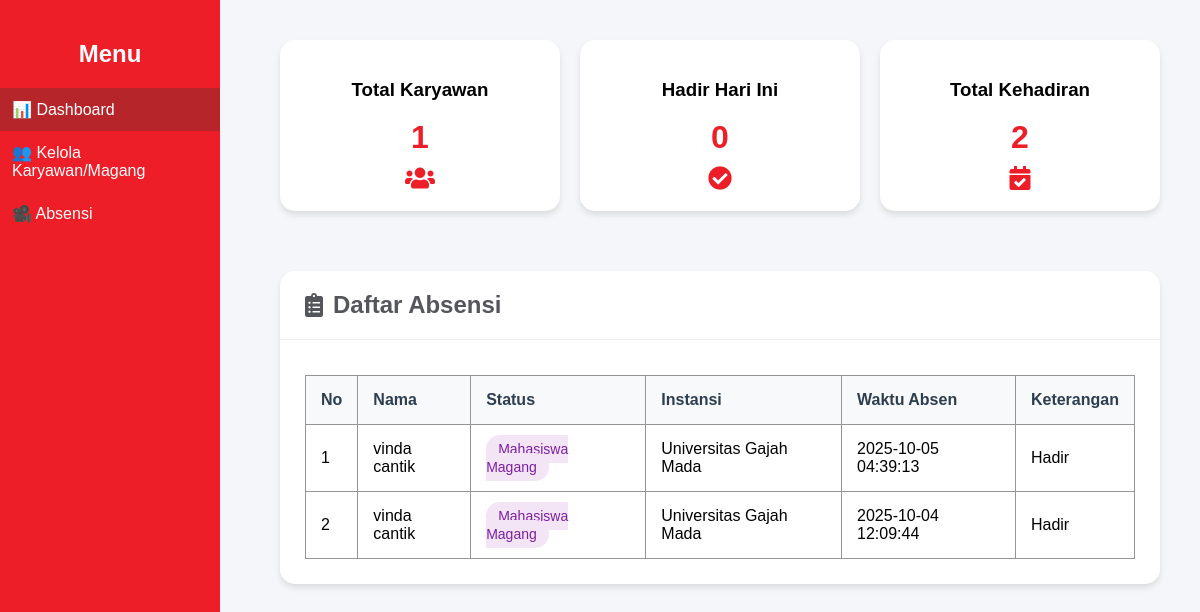
/dashboard, run on the app's committed database.
### tables this page shows
CREATE TABLE absensi (
        id INTEGER PRIMARY KEY AUTOINCREMENT,
        karyawan_id INTEGER,
        waktu TIMESTAMP DEFAULT CURRENT_TIMESTAMP,
        keterangan TEXT,
        FOREIGN KEY (karyawan_id) REFERENCES karyawan (id)
    );

CREATE TABLE karyawan (
        id INTEGER PRIMARY KEY AUTOINCREMENT,
        nama TEXT NOT NULL,
        status TEXT NOT NULL, -- Karyawan / Magang
        instansi TEXT,
        encoding TEXT
    );

### app.py (the view)
@app.route("/dashboard")
def dashboard():
    today = date.today()
    total_karyawan = len(get_karyawan())
    absensi = get_absensi()
    hadir_hari_ini = sum(1 for a in absensi if a[4].split()[0] == str(today))
    total_kehadiran = len(absensi)
    return render_template(
        "dashboard.html",
        absensi=absensi,
        total_karyawan=total_karyawan,
        hadir_hari_ini=hadir_hari_ini,
        total_kehadiran=total_kehadiran
    )

### model.py (called while the page is built)
def get_conn():
    return sqlite3.connect(DB_NAME)

def get_karyawan():
    conn = get_conn()
    c = conn.cursor()
    c.execute("SELECT * FROM karyawan")
    data = c.fetchall()
    conn.close()
    return data

def get_absensi():
    conn = get_conn()
    c = conn.cursor()
    c.execute("""
    SELECT absensi.id, karyawan.nama, karyawan.status, karyawan.instansi, absensi.waktu, absensi.keterangan
    FROM absensi
    JOIN karyawan ON absensi.karyawan_id = karyawan.id
    ORDER BY absensi.waktu DESC
    """)
    data = c.fetchall()
    conn.close()
    return data

### templates/dashboard.html (shortened to what this page needs)
{% extends "base.html" %}
{% block content %}
<div class="dashboard-container">
    <div class="overview-cards">
        <div class="card">
            <h3>Total Karyawan</h3>
            <div class="number">{{ total_karyawan }}</div>
            <i class="fas fa-users"></i>
        </div>
        <div class="card">
            <h3>Hadir Hari Ini</h3>
            <div class="number">{{ hadir_hari_ini }}</div>
            <i class="fas fa-check-circle"></i>
        </div>
        <div class="card">
            <h3>Total Kehadiran</h3>
            <div class="number">{{ total_kehadiran }}</div>
            <i class="fas fa-calendar-check"></i>
        </div>
    </div>
    <div class="card table-card">
        <div class="card-header">
            <h2><i class="fas fa-clipboard-list"></i> Daftar Absensi</h2>
        </div>
        <div class="card-body">
            <div class="table-responsive">
                <table>
                    <thead>
                        <tr>
                            <th>No</th>
                            <th>Nama</th>
                            <th>Status</th>
                            <th>Instansi</th>
                            <th>Waktu Absen</th>
                            <th>Keterangan</th>
                        </tr>
                    </thead>
                    <tbody>
                        {% for a in absensi %}
                        <tr>
                            <td>{{ loop.index }}</td>
                            <td>{{ a[1] }}</td>
                            <td><span class="status-badge {{ a[2]|lower }}">{{ a[2] }}</span></td>
                            <td>{{ a[3] }}</td>
                            <td>{{ a[4] }}</td>
                            <td>{{ a[5] }}</td>
                        </tr>
                        {% endfor %}
                    </tbody>
                </table>
            </div>
        </div>
    </div>
</div>
{% endblock %}

### templates/base.html (shortened to what this page needs)
<!DOCTYPE html>
<html lang="id">
<head>
    <link rel="stylesheet" href="{{ url_for('static', filename='style.css') }}">
    <link rel="stylesheet" href="https://cdnjs.cloudflare.com/ajax/libs/font-awesome/5.15.4/css/all.min.css">
</head>
<body>
    <div class="sidebar">
        <h2 style="color:white; text-align:center;">Menu</h2>
        <a href="{{ url_for('dashboard') }}">📊 Dashboard</a>
        <a href="{{ url_for('kelola') }}">👥 Kelola Karyawan/Magang</a>
        <a href="{{ url_for('index') }}">🎥 Absensi</a>
    </div>
    <div class="content">
        {% block content %}{% endblock %}
    </div>
</body>
</html>

### static/style.css (style rules this page uses)
body { font-family: Arial, sans-serif; background-color: #f5f6fa; margin: 0; padding: 0; }
.sidebar { width: 220px; background-color: #ED1E28; height: 100vh; position: fixed; top: 0; left: 0; padding-top: 20px; }
.sidebar a { display: block; color: white; padding: 12px; text-decoration: none; }
.sidebar a.active { background-color: #B6252A; }
.content { margin-left: 240px; padding: 20px; }
h2 { color: #55565B; }
table { width: 100%; border-collapse: collapse; margin-top: 15px; }
table, th, td { border: 1px solid #959597; text-align: center; padding: 10px; }
th { background-color: #959597; color: white; }
.overview-cards { display: grid; grid-template-columns: repeat(3, 1fr); gap: 20px; margin-bottom: 30px; }

### templates/dashboard.html (style rules this page uses)
.dashboard-container { max-width: 1200px; margin: 0 auto; padding: 20px; }
.card { background: white; border-radius: 15px; box-shadow: 0 4px 6px rgba(0, 0, 0, 0.1); margin-bottom: 30px; }
.card-header { padding: 20px 25px; border-bottom: 1px solid #eee; }
.card-header h2 { margin: 0; color: #55565B; font-size: 1.5rem; display: flex; align-items: center; gap: 10px; }
.card-body { padding: 25px; }
.table-responsive { overflow-x: auto; }
table { width: 100%; border-collapse: collapse; margin-top: 10px; }
th, td { padding: 15px; text-align: left; border-bottom: 1px solid #959597; }
th { background-color: #f8f9fa; font-weight: 600; color: #2c3e50; }
.status-badge { padding: 6px 12px; border-radius: 20px; font-size: 14px; font-weight: 500; }
.status-badge.mahasiswa { background-color: #f3e5f5; color: #7b1fa2; }
.overview-cards { display: grid; grid-template-columns: repeat(3, 1fr); gap: 20px; margin-bottom: 30px; }
.overview-cards .card { padding: 20px; text-align: center; }
.overview-cards .number { font-size: 32px; font-weight: bold; color: #ED1E28; margin: 10px 0; }
.overview-cards i { font-size: 24px; color: #ED1E28; }

### data on the page
absensi: nama "vinda cantik", status "Mahasiswa Magang", instansi "Universitas Gajah Mada", waktu "2025-10-05 04:39:13", keterangan "Hadir"
absensi: nama "vinda cantik", status "Mahasiswa Magang", instansi "Universitas Gajah Mada", waktu "2025-10-04 12:09:44", keterangan "Hadir"

### other printed values
{{ total_karyawan }} "1"
{{ hadir_hari_ini }} "0"
{{ total_kehadiran }} "2"
